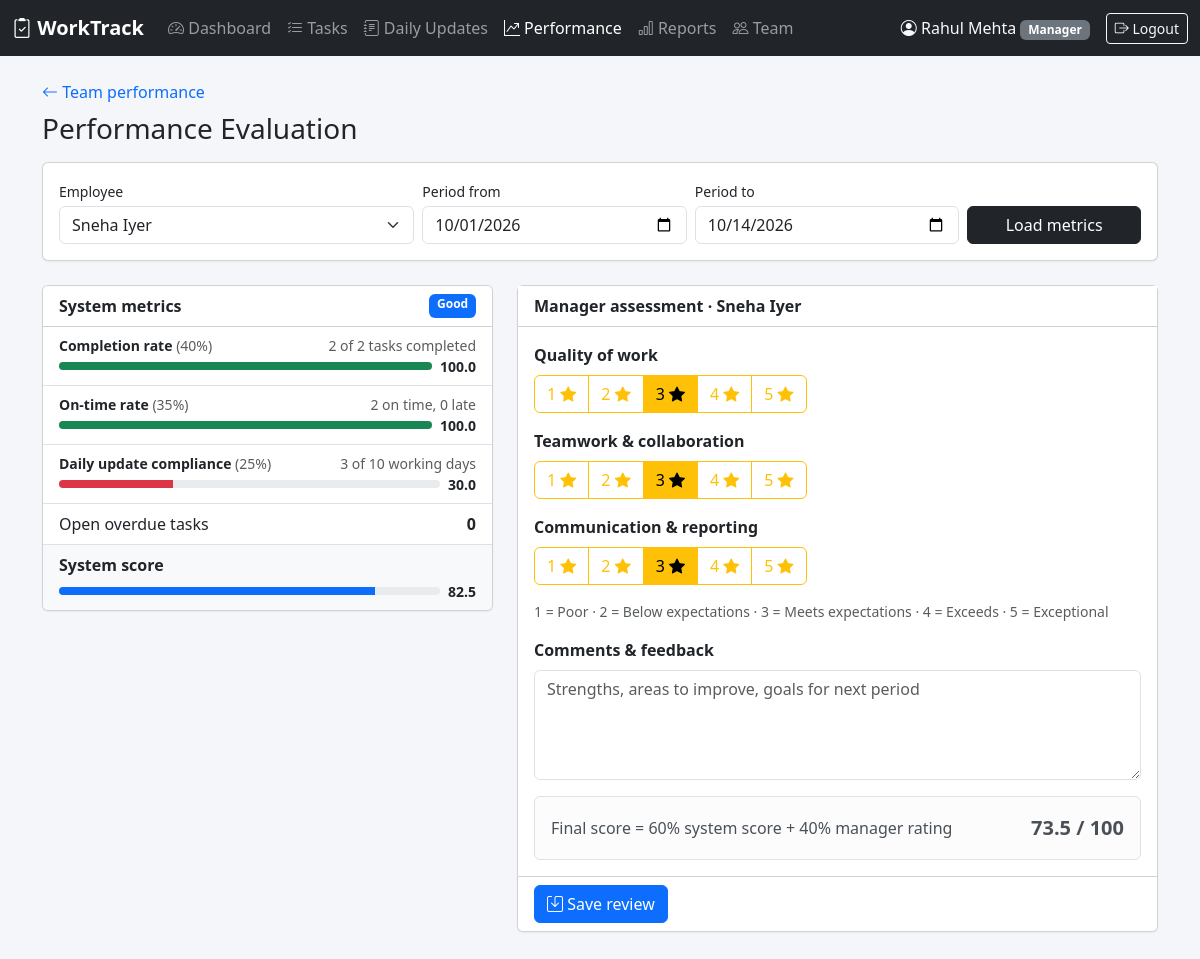
Screenshot of /index.php?page=review_form&employee=2&from=2026-10-01&to=2026-10-14 (signed in) with the database file from the repository.
### tables this page shows
CREATE TABLE users (
    id            INT UNSIGNED AUTO_INCREMENT PRIMARY KEY,
    name          VARCHAR(100)  NOT NULL,
    email         VARCHAR(150)  NOT NULL UNIQUE,
    password_hash VARCHAR(255)  NOT NULL,
    role          ENUM('manager', 'employee') NOT NULL DEFAULT 'employee',
    designation   VARCHAR(100)  NULL,
    manager_id    INT UNSIGNED  NULL,
    is_active     TINYINT(1)    NOT NULL DEFAULT 1,
    created_at    TIMESTAMP     NOT NULL DEFAULT CURRENT_TIMESTAMP,
    CONSTRAINT fk_users_manager FOREIGN KEY (manager_id) REFERENCES users (id) ON DELETE SET NULL,
    INDEX idx_users_manager (manager_id)
);

### app/helpers.php (called while the page is built, shortened)
<?php
function e(mixed $value): string
{
    return htmlspecialchars((string) $value, ENT_QUOTES, 'UTF-8');
}
function url(string $page, array $params = []): string
{
    return 'index.php?' . http_build_query(['page' => $page] + $params);
}
function render_header(string $title): void
{
    require APP_PATH . '/views/header.php';
}
function render_footer(): void
{
    require APP_PATH . '/views/footer.php';
}
function input(string $key, string $default = ''): string
{
    $value = $_POST[$key] ?? $_GET[$key] ?? $default;
    return is_string($value) ? trim($value) : $default;
}
function current_user(): ?array
{
    static $user = false;
    if ($user === false) {
        $user = null;
        if (!empty($_SESSION['user_id'])) {
            $stmt = db()->prepare('SELECT id, name, email, role, designation, manager_id FROM users WHERE id = ? AND is_active = 1');
            $stmt->execute([$_SESSION['user_id']]);
            $user = $stmt->fetch() ?: null;
        }
    }
    return $user;
}
function require_login(): array
{
    $user = current_user();
    return $user;
}
function require_manager(): array
{
    $user = require_login();
    return $user;
}
function today(): string
{
    return date('Y-m-d');
}
function valid_date(string $date): bool
{
    $d = DateTime::createFromFormat('Y-m-d', $date);
    return $d !== false && $d->format('Y-m-d') === $date;
}
function working_days(string $from, string $to): int
{
    $start = new DateTime($from);
    $end   = new DateTime($to);
    $days  = 0;
    while ($start <= $end) {
        if ((int) $start->format('N') <= 5) {
            $days++;
        }
        $start->modify('+1 day');
    }
    return $days;
}
function period_input(): array
{
    $from = input('from', date('Y-m-01'));
    $to   = input('to', today());
    $from = valid_date($from) ? $from : date('Y-m-01');
    $to   = valid_date($to) ? $to : today();
    return $from <= $to ? [$from, $to] : [$to, $from];
}
function team_members(int $managerId, bool $activeOnly = true): array
{
    $sql = "SELECT id, name, email, designation, is_active FROM users
            WHERE role = 'employee' AND manager_id = ?" . ($activeOnly ? ' AND is_active = 1' : '') . '
            ORDER BY name';
    $stmt = db()->prepare($sql);
    $stmt->execute([$managerId]);
    return $stmt->fetchAll();
}

### public/index.php (called while the page is built, shortened)
<?php
require __DIR__ . '/../app/bootstrap.php';
$page = $_GET['page'] ?? (current_user() ? 'dashboard' : 'login');
require APP_PATH . '/pages/' . $page . '.php';

### app/bootstrap.php (called while the page is built, shortened)
<?php
$config = require ROOT_PATH . '/config/database.php';
require APP_PATH . '/helpers.php';
require APP_PATH . '/performance.php';
function db(): PDO
{
    static $pdo = null;
    global $config;
    if ($pdo === null) {
        $c = $config['db'];
        $dsn = "mysql:host={$c['host']};port={$c['port']};dbname={$c['name']};charset={$c['charset']}";
        try {
            $pdo = new PDO($dsn, $c['user'], $c['password'], [
                PDO::ATTR_ERRMODE            => PDO::ERRMODE_EXCEPTION,
                PDO::ATTR_DEFAULT_FETCH_MODE => PDO::FETCH_ASSOC,
                PDO::ATTR_EMULATE_PREPARES   => false,
            ]);
        } catch (PDOException $e) {
            error_log('DB connection failed: ' . $e->getMessage());
            http_response_code(500);
            exit('Database connection failed. Check the settings in config/database.php.');
        }
    }
    return $pdo;
}

### app/pages/review_form.php (the view, shortened to what this page needs)
<?php
$user = require_manager();
$me = (int) $user['id'];
[$from, $to] = period_input();
$team = team_members($me);
$employeeId = (int) input('employee');
$employee = null;
foreach ($team as $member) {
    if ((int) $member['id'] === $employeeId) {
        $employee = $member;
    }
}
$ratings = ['quality' => 'Quality of work', 'teamwork' => 'Teamwork & collaboration', 'communication' => 'Communication & reporting'];
$form = ['quality' => 3, 'teamwork' => 3, 'communication' => 3, 'comments' => ''];
$m = $employee ? performance_metrics($employeeId, $from, $to) : null;
render_header('Evaluate Performance');
?>
<nav class="mb-2"><a href="<?= url('performance', ['from' => $from, 'to' => $to]) ?>" class="text-decoration-none"><i class="bi bi-arrow-left"></i> Team performance</a></nav>
<h1 class="h3 mb-3">Performance Evaluation</h1>
<form class="card card-body mb-4">
    <div class="row g-2 align-items-end">
        <div class="col-md-4">
            <label class="form-label small mb-1">Employee</label>
            <select name="employee" class="form-select" required>
                <?php foreach ($team as $member): ?>
                    <option value="<?= $member['id'] ?>" <?= $employeeId === (int) $member['id'] ? 'selected' : '' ?>><?= e($member['name']) ?></option>
                <?php endforeach; ?>
            </select>
        </div>
        <div class="col-md-3"><label class="form-label small mb-1">Period from</label><input type="date" name="from" value="<?= e($from) ?>" class="form-control"></div>
        <div class="col-md-3"><label class="form-label small mb-1">Period to</label><input type="date" name="to" value="<?= e($to) ?>" max="<?= today() ?>" class="form-control"></div>
        <div class="col-md-2"><button class="btn btn-dark w-100">Load metrics</button></div>
    </div>
</form>
<?php if ($employee): ?>
    <div class="row g-4">
        <div class="col-lg-5">
            <?= metrics_panel($m) ?>
        </div>
        <div class="col-lg-7">
            <form method="post" class="card">
                <div class="card-header bg-white fw-semibold">Manager assessment · <?= e($employee['name']) ?></div>
                <div class="card-body">
                    <?php foreach ($ratings as $key => $label): ?>
                        <div class="mb-3">
                            <label class="form-label fw-semibold d-block"><?= e($label) ?></label>
                            <div class="btn-group" role="group">
                                <?php for ($i = 1; $i <= 5; $i++): ?>
                                    <label class="btn btn-outline-warning" for="<?= $key . $i ?>"><?= $i ?> <i class="bi bi-star-fill"></i></label>
                                <?php endfor; ?>
                            </div>
                        </div>
                    <?php endforeach; ?>
                    <div class="small text-muted mb-3">1 = Poor · 2 = Below expectations · 3 = Meets expectations · 4 = Exceeds · 5 = Exceptional</div>
                    <div class="mb-3">
                        <label class="form-label fw-semibold">Comments & feedback</label>
                        <textarea name="comments" rows="4" class="form-control" placeholder="Strengths, areas to improve, goals for next period"><?= e($form['comments']) ?></textarea>
                    </div>
                    <div class="alert alert-light border d-flex justify-content-between align-items-center mb-0">
                        <span>Final score = 60% system score + 40% manager rating</span>
                        <strong class="fs-5" id="final-preview">—</strong>
                    </div>
                </div>
                <div class="card-footer bg-white">
                    <button class="btn btn-primary"><i class="bi bi-save"></i> Save review</button>
                </div>
            </form>
        </div>
    </div>
<?php elseif ($employeeId): ?>
    <div class="alert alert-warning">That employee is not an active member of your team.</div>
<?php else: ?>
    <div class="alert alert-info">Select an employee and a review period to load their metrics.</div>
<?php endif; ?>

### app/views/header.php (shortened to what this page needs)
<?php
$user = current_user();
$active = $_GET['page'] ?? 'dashboard';
$nav = [
    'dashboard'   => ['Dashboard', 'speedometer2'],
    'tasks'       => ['Tasks', 'list-check'],
    'updates'     => ['Daily Updates', 'journal-text'],
    'performance' => [$user && $user['role'] === 'manager' ? 'Performance' : 'My Performance', 'graph-up-arrow'],
];
if ($user && $user['role'] === 'manager') {
    $nav['reports']   = ['Reports', 'bar-chart'];
    $nav['employees'] = ['Team', 'people'];
}
$parents = ['task_form' => 'tasks', 'task_view' => 'tasks', 'update_form' => 'updates', 'update_view' => 'updates',
            'review_form' => 'performance', 'review_view' => 'performance', 'employee_form' => 'employees'];
$active = $parents[$active] ?? $active;
?>
<!doctype html>
<html lang="en">
<head>
    <link href="https://cdn.jsdelivr.net/npm/bootstrap@5.3.3/dist/css/bootstrap.min.css" rel="stylesheet">
    <link href="https://cdn.jsdelivr.net/npm/bootstrap-icons@1.11.3/font/bootstrap-icons.min.css" rel="stylesheet">
    <link href="assets/app.css" rel="stylesheet">
</head>
<body>
<?php if ($user): ?>
<nav class="navbar navbar-expand-lg navbar-dark bg-dark mb-4 d-print-none">
    <div class="container-fluid">
        <a class="navbar-brand fw-semibold" href="<?= url('dashboard') ?>"><i class="bi bi-clipboard2-check"></i> <?= e(APP_NAME) ?></a>
        <div class="collapse navbar-collapse" id="mainNav">
            <ul class="navbar-nav me-auto">
                <?php foreach ($nav as $page => [$label, $icon]): ?>
                    <li class="nav-item">
                        <a class="nav-link <?= $active === $page ? 'active' : '' ?>" href="<?= url($page) ?>"><i class="bi bi-<?= $icon ?>"></i> <?= e($label) ?></a>
                    </li>
                <?php endforeach; ?>
            </ul>
            <div class="d-flex align-items-center gap-3 text-light">
                <span><i class="bi bi-person-circle"></i> <?= e($user['name']) ?>
                    <span class="badge bg-secondary text-capitalize"><?= e($user['role']) ?></span></span>
                <form method="post" action="<?= url('logout') ?>" class="m-0">
                    <button class="btn btn-sm btn-outline-light"><i class="bi bi-box-arrow-right"></i> Logout</button>
                </form>
            </div>
        </div>
    </div>
</nav>
<?php endif; ?>
<main class="container-xl pb-5">

### public/assets/app.css (style rules this page uses)
body { background: #f4f6f9; }
.card { box-shadow: 0 1px 2px rgba(0, 0, 0, .05); }

### rows the page displays
users: name "Rahul Mehta", role "Manager"
users: name "Sneha Iyer"

### other values shown
APP_NAME "WorkTrack"
$label "Dashboard"
$label "Tasks"
$label "Daily Updates"
$label "Performance"
$label "Reports"
$label "Team"
$grade "Good"
$label "Completion rate"
$weight * 100 "40"
$detail "2 of 2 tasks completed"
$score "100.0"
$label "On-time rate"
$weight * 100 "35"
$detail "2 on time, 0 late"
